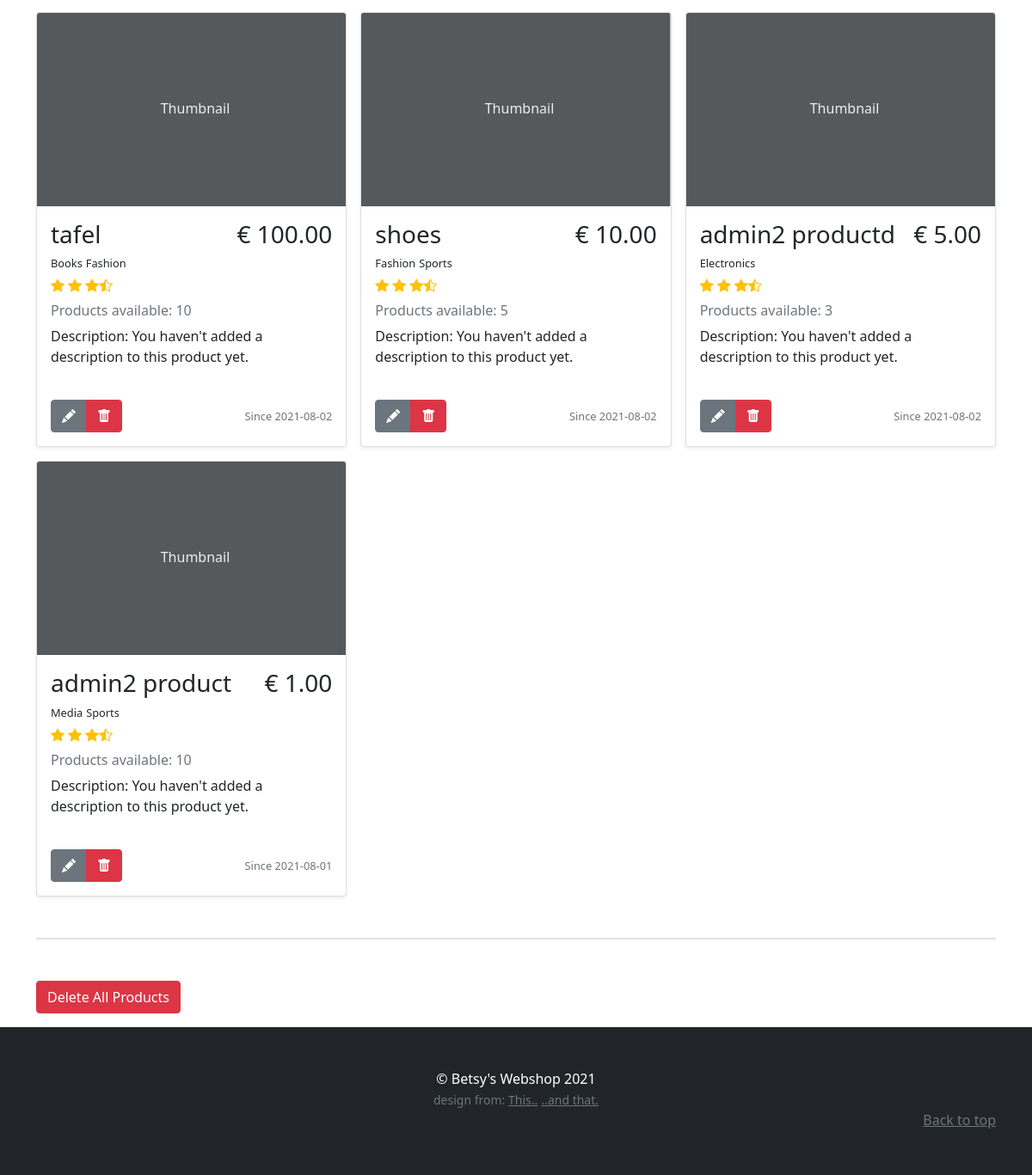
Page /account (signed in, lower part) on the earlier database version.
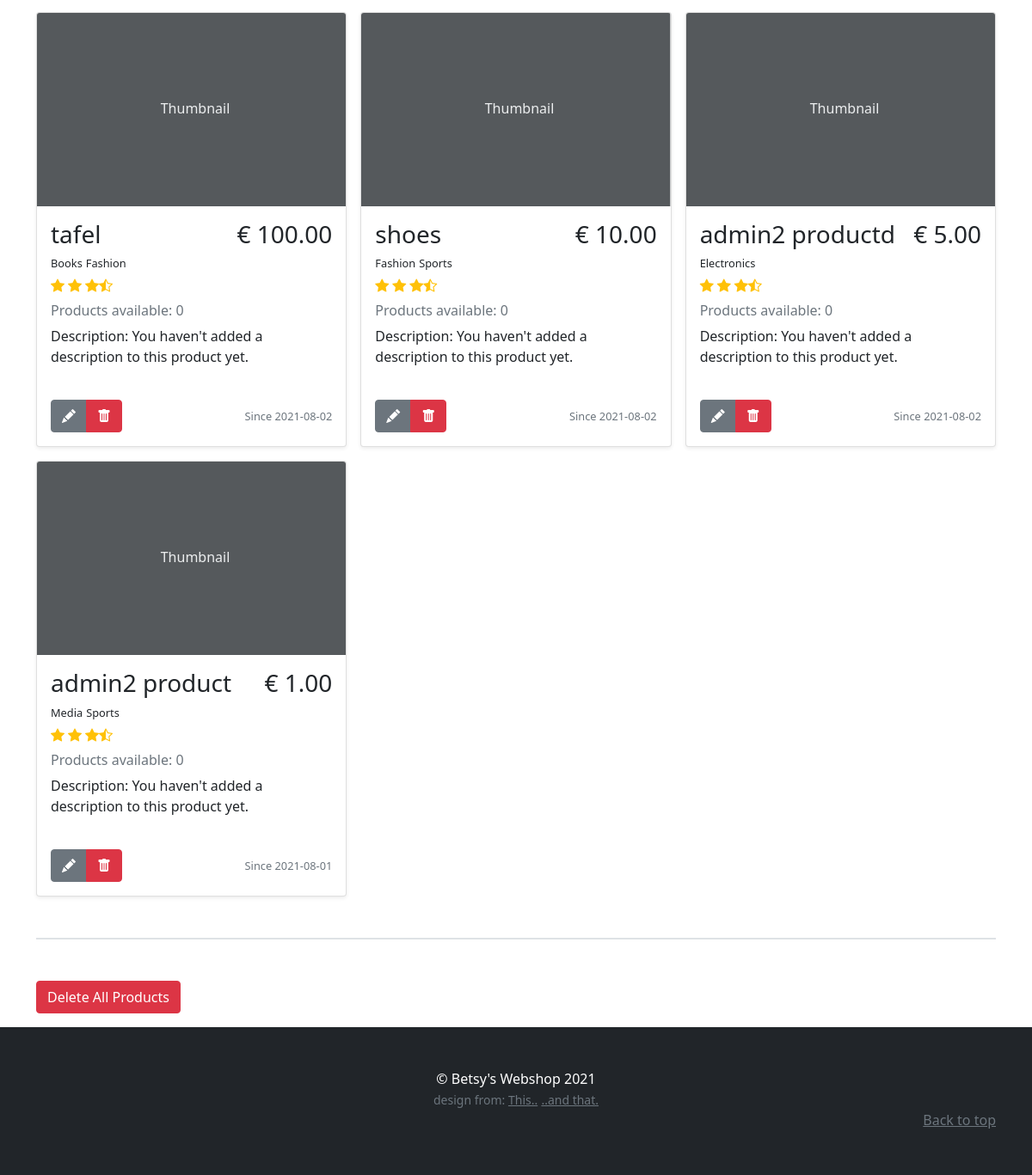
Same page on the later database version.
### models.py (models this page shows)
class BaseModel(db_wrapper.Model):
    class Meta:
        database = db

class Product(BaseModel):
    name = CharField(max_length=50)
    description = TextField(null=True)
    price_per_unit = DecimalField(
        constraints=[Check("price_per_unit >= 0")],
        decimal_places=2,
        auto_round=True,
        null=True,
        default=0,
        max_digits=10,
    )
    stock = IntegerField(default=1)
    owner = ForeignKeyField(User, backref="products")
    date_posted = DateTimeField(formats="%Y-%m-%d %H:%M", default=datetime.now())

### routes.py (the view)
@app.route("/account", methods=["GET", "POST"])
@login_required
def account():
    update_account_form = UpdateAccountForm(
        prefix="update_account", country=current_user.country
    )
    add_product_form = AddProductForm(prefix="add-product")
    search_form = SearchForm(prefix="search_form")
    search_form.search_tag.choices = get_alpha_tag_names()
    user_products = list_user_products(current_user.id)
    return render_template(
        "account.html",
        add_product_form=add_product_form,
        update_account_form=update_account_form,
        search_form=search_form,
        user_products=user_products,
        all_products=Product.select(),
    )

### main.py (called while the page is built)
def list_user_products(user_id) -> list[Product]:
    user_products = (
        Product.select()
        .join(User)
        .where(Product.owner == user_id)
        .order_by(Product.id.desc())
    )
    return user_products

def get_alpha_tag_names() -> tuple[Tag]:
    tags = Tag.select().order_by(Tag.name)
    tag_list = [(tag.name, tag.name) for tag in tags]
    tag_list.insert(0, ("All", "All Categories"))
    return tag_list

### routes.py (called while the page is built)
@login_manager.user_loader
def load_user(user_id):
    return User.get_by_id(user_id)

### templates/account.html (shortened to what this page needs)
{% extends 'base.html' %}
{% block content %}
<div class="container mb-3">
  <div class="album mt-4">
    <div class="row row-cols-1 row-cols-md-2 row-cols-lg-3 g-3">
      {% for product in user_products %}
      <div class="col">
        <div class="card shadow-sm">
          <svg
            class="bd-placeholder-img card-img-top"
            width="100%"
            height="225"
            xmlns="http://www.w3.org/2000/svg"
            role="img"
            aria-label="Placeholder: Thumbnail"
            preserveAspectRatio="xMidYMid slice"
            focusable="false"
          >
            <text x="40%" y="50%" fill="#eceeef" dy=".3em">Thumbnail</text>
          </svg>
          <div class="card-body h-100">
            <div class="d-flex justify-content-between">
              <h3>{{ product.name }}</h3>
              <h3>€ {{ "%.2f"|format(product.price_per_unit) }}</h3>
            </div>
            <ul class="d-flex p-0 mb-0">
              {% for producttags in product.tags %}
              <span class="pe-1 fs-small"> {{producttags.tag.name}}</span>
              {% endfor %}
            </ul>
            <div class="d-flex text-warning py-1">
              <i class="bi bi-star-fill"></i>
              <i class="bi bi-star-fill mx-1"></i>
              <i class="bi bi-star-fill"></i>
              <i class="bi bi-star-half"></i>
            </div>
            <h6 class="text-muted my-0 mt-1 mb-2">
              Products available: {{product.stock}}
            </h6>
            <p class="card-text mt-2" style="min-height: 70px">
              Description: {% if product.description %} {{ product.description
              }} {% else %} You haven't added a description to this product yet. {% endif
              %}
            </p>
            <div class="d-flex justify-content-between align-items-center">
              <div class="btn-group">
                <a href="{{url_for('update_product_page', product_id=product.id)}}" class="btn btn-secondary"><i class="bi bi-pencil-fill"></i></a>
                <button
                  type="button"
                  class="btn btn-danger"
                  data-bs-toggle="modal"
                  data-bs-target="#deleteProductModal{{product.id}}"
                >
                  <i class="bi bi-trash-fill"></i>
                 </button>
              </div>
              <div class="text-muted fs-small m-0 p-0">
                <p class="m-0">Since {{product.date_posted[0:10]}}</p>
              </div>
            </div>
          </div>
        </div>
      </div>
      {% endfor%}
    </div>
  </div>
  <div class="border my-5"></div>
  {% if user_products | length  >= 1%}
  <button
  type="button"
  class="btn btn-danger"
  data-bs-toggle="modal"
  data-bs-target="#deleteAllProductsModal"
>
  Delete All Products
 </button>
 {% endif %}
</div>
{% endblock content %}

Differences in the rows shown:
changed Product "tafel": stock "10" → "0"
changed Product "shoes": stock "5" → "0"
changed Product "admin2 productd": stock "3" → "0"
changed Product "admin2 product": stock "10" → "0"
